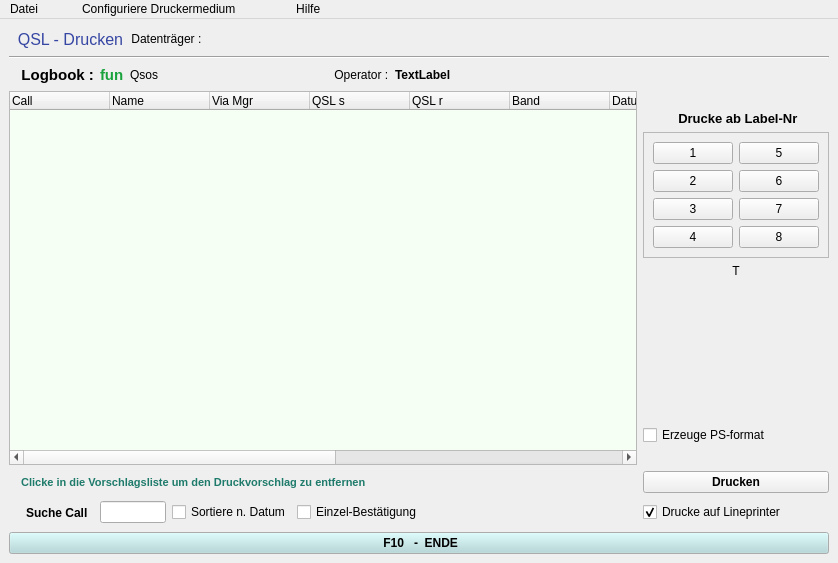
<ui version="4.0" >
 <class>qslPr</class>
 <widget class="QMainWindow" name="qslPr" >
  <property name="geometry" >
   <rect>
    <x>0</x>
    <y>0</y>
    <width>838</width>
    <height>563</height>
   </rect>
  </property>
  <property name="font" >
   <font>
    <pointsize>9</pointsize>
   </font>
  </property>
  <property name="windowTitle" >
   <string>QSL - Druck</string>
  </property>
  <widget class="QWidget" name="centralwidget" >
   <layout class="QGridLayout" name="gridLayout" >
    <item row="0" column="0" colspan="2" >
     <widget class="QLabel" name="label" >
      <property name="palette" >
       <palette>
        <active>
         <colorrole role="WindowText" >
          <brush brushstyle="SolidPattern" >
           <color alpha="255" >
            <red>54</red>
            <green>70</green>
            <blue>163</blue>
           </color>
          </brush>
         </colorrole>
        </active>
        <inactive>
         <colorrole role="WindowText" >
          <brush brushstyle="SolidPattern" >
           <color alpha="255" >
            <red>54</red>
            <green>70</green>
            <blue>163</blue>
           </color>
          </brush>
         </colorrole>
        </inactive>
        <disabled>
         <colorrole role="WindowText" >
          <brush brushstyle="SolidPattern" >
           <color alpha="255" >
            <red>119</red>
            <green>119</green>
            <blue>119</blue>
           </color>
          </brush>
         </colorrole>
        </disabled>
       </palette>
      </property>
      <property name="font" >
       <font>
        <pointsize>12</pointsize>
       </font>
      </property>
      <property name="text" >
       <string>  QSL - Drucken</string>
      </property>
     </widget>
    </item>
    <item row="0" column="2" colspan="2" >
     <widget class="QLabel" name="label_2" >
      <property name="text" >
       <string>Datenträger :  </string>
      </property>
      <property name="alignment" >
       <set>Qt::AlignRight|Qt::AlignTrailing|Qt::AlignVCenter</set>
      </property>
     </widget>
    </item>
    <item row="0" column="4" >
     <widget class="QLabel" name="MediumType" >
      <property name="palette" >
       <palette>
        <active>
         <colorrole role="WindowText" >
          <brush brushstyle="SolidPattern" >
           <color alpha="255" >
            <red>54</red>
            <green>70</green>
            <blue>163</blue>
           </color>
          </brush>
         </colorrole>
        </active>
        <inactive>
         <colorrole role="WindowText" >
          <brush brushstyle="SolidPattern" >
           <color alpha="255" >
            <red>54</red>
            <green>70</green>
            <blue>163</blue>
           </color>
          </brush>
         </colorrole>
        </inactive>
        <disabled>
         <colorrole role="WindowText" >
          <brush brushstyle="SolidPattern" >
           <color alpha="255" >
            <red>119</red>
            <green>119</green>
            <blue>119</blue>
           </color>
          </brush>
         </colorrole>
        </disabled>
       </palette>
      </property>
      <property name="font" >
       <font>
        <weight>75</weight>
        <bold>true</bold>
       </font>
      </property>
      <property name="text" >
       <string/>
      </property>
     </widget>
    </item>
    <item row="0" column="5" colspan="5" >
     <spacer>
      <property name="orientation" >
       <enum>Qt::Horizontal</enum>
      </property>
      <property name="sizeHint" stdset="0" >
       <size>
        <width>247</width>
        <height>22</height>
       </size>
      </property>
     </spacer>
    </item>
    <item row="1" column="0" colspan="11" >
     <widget class="Line" name="line" >
      <property name="orientation" >
       <enum>Qt::Horizontal</enum>
      </property>
     </widget>
    </item>
    <item rowspan="2" row="2" column="0" >
     <widget class="QLabel" name="label_4" >
      <property name="font" >
       <font>
        <pointsize>11</pointsize>
        <weight>75</weight>
        <bold>true</bold>
       </font>
      </property>
      <property name="text" >
       <string>   Logbook :</string>
      </property>
     </widget>
    </item>
    <item rowspan="2" row="2" column="1" >
     <widget class="QLabel" name="labelLogbook" >
      <property name="palette" >
       <palette>
        <active>
         <colorrole role="WindowText" >
          <brush brushstyle="SolidPattern" >
           <color alpha="255" >
            <red>26</red>
            <green>163</green>
            <blue>61</blue>
           </color>
          </brush>
         </colorrole>
        </active>
        <inactive>
         <colorrole role="WindowText" >
          <brush brushstyle="SolidPattern" >
           <color alpha="255" >
            <red>26</red>
            <green>163</green>
            <blue>61</blue>
           </color>
          </brush>
         </colorrole>
        </inactive>
        <disabled>
         <colorrole role="WindowText" >
          <brush brushstyle="SolidPattern" >
           <color alpha="255" >
            <red>119</red>
            <green>119</green>
            <blue>119</blue>
           </color>
          </brush>
         </colorrole>
        </disabled>
       </palette>
      </property>
      <property name="font" >
       <font>
        <pointsize>11</pointsize>
        <weight>75</weight>
        <bold>true</bold>
       </font>
      </property>
      <property name="text" >
       <string>fun</string>
      </property>
     </widget>
    </item>
    <item rowspan="2" row="2" column="2" colspan="5" >
     <widget class="QLabel" name="labelQsos" >
      <property name="text" >
       <string>Qsos</string>
      </property>
     </widget>
    </item>
    <item rowspan="2" row="2" column="7" >
     <widget class="QLabel" name="label_6" >
      <property name="text" >
       <string> Operator :</string>
      </property>
     </widget>
    </item>
    <item rowspan="2" row="2" column="8" colspan="2" >
     <widget class="QLabel" name="labelOperator" >
      <property name="font" >
       <font>
        <weight>75</weight>
        <bold>true</bold>
       </font>
      </property>
      <property name="text" >
       <string>TextLabel</string>
      </property>
     </widget>
    </item>
    <item row="3" column="10" >
     <spacer>
      <property name="orientation" >
       <enum>Qt::Horizontal</enum>
      </property>
      <property name="sizeHint" stdset="0" >
       <size>
        <width>151</width>
        <height>20</height>
       </size>
      </property>
     </spacer>
    </item>
    <item rowspan="7" row="4" column="0" colspan="10" >
     <widget class="QTreeWidget" name="prList" >
      <property name="palette" >
       <palette>
        <active>
         <colorrole role="Base" >
          <brush brushstyle="SolidPattern" >
           <color alpha="255" >
            <red>245</red>
            <green>255</green>
            <blue>243</blue>
           </color>
          </brush>
         </colorrole>
        </active>
        <inactive>
         <colorrole role="Base" >
          <brush brushstyle="SolidPattern" >
           <color alpha="255" >
            <red>245</red>
            <green>255</green>
            <blue>243</blue>
           </color>
          </brush>
         </colorrole>
        </inactive>
        <disabled>
         <colorrole role="Base" >
          <brush brushstyle="SolidPattern" >
           <color alpha="255" >
            <red>255</red>
            <green>255</green>
            <blue>255</blue>
           </color>
          </brush>
         </colorrole>
        </disabled>
       </palette>
      </property>
      <property name="focusPolicy" >
       <enum>Qt::NoFocus</enum>
      </property>
      <property name="rootIsDecorated" >
       <bool>false</bool>
      </property>
      <column>
       <property name="text" >
        <string>Call</string>
       </property>
      </column>
      <column>
       <property name="text" >
        <string>Name</string>
       </property>
      </column>
      <column>
       <property name="text" >
        <string>Via Mgr</string>
       </property>
      </column>
      <column>
       <property name="text" >
        <string>QSL s</string>
       </property>
      </column>
      <column>
       <property name="text" >
        <string>QSL r</string>
       </property>
      </column>
      <column>
       <property name="text" >
        <string>Band</string>
       </property>
      </column>
      <column>
       <property name="text" >
        <string>Datum</string>
       </property>
      </column>
      <column>
       <property name="text" >
        <string>Start</string>
       </property>
      </column>
      <column>
       <property name="text" >
        <string>Mode</string>
       </property>
      </column>
      <column>
       <property name="text" >
        <string>TxPwr</string>
       </property>
      </column>
      <column>
       <property name="text" >
        <string>Rig</string>
       </property>
      </column>
      <column>
       <property name="text" >
        <string>id</string>
       </property>
      </column>
     </widget>
    </item>
    <item row="4" column="10" >
     <widget class="QLabel" name="label_3" >
      <property name="text" >
       <string/>
      </property>
     </widget>
    </item>
    <item row="5" column="10" >
     <widget class="QLabel" name="label_10" >
      <property name="font" >
       <font>
        <pointsize>10</pointsize>
        <weight>75</weight>
        <bold>true</bold>
       </font>
      </property>
      <property name="text" >
       <string> Drucke ab Label-Nr</string>
      </property>
      <property name="alignment" >
       <set>Qt::AlignCenter</set>
      </property>
     </widget>
    </item>
    <item row="6" column="10" >
     <widget class="QFrame" name="frame" >
      <property name="frameShape" >
       <enum>QFrame::StyledPanel</enum>
      </property>
      <property name="frameShadow" >
       <enum>QFrame::Raised</enum>
      </property>
      <layout class="QGridLayout" >
       <item row="0" column="0" >
        <widget class="QPushButton" name="Lab_1" >
         <property name="focusPolicy" >
          <enum>Qt::NoFocus</enum>
         </property>
         <property name="text" >
          <string>1</string>
         </property>
        </widget>
       </item>
       <item row="0" column="1" >
        <widget class="QPushButton" name="Lab_5" >
         <property name="focusPolicy" >
          <enum>Qt::NoFocus</enum>
         </property>
         <property name="text" >
          <string>5</string>
         </property>
        </widget>
       </item>
       <item row="1" column="0" >
        <widget class="QPushButton" name="Lab_2" >
         <property name="focusPolicy" >
          <enum>Qt::NoFocus</enum>
         </property>
         <property name="text" >
          <string>2</string>
         </property>
        </widget>
       </item>
       <item row="1" column="1" >
        <widget class="QPushButton" name="Lab_6" >
         <property name="focusPolicy" >
          <enum>Qt::NoFocus</enum>
         </property>
         <property name="text" >
          <string>6</string>
         </property>
        </widget>
       </item>
       <item row="2" column="0" >
        <widget class="QPushButton" name="Lab_3" >
         <property name="focusPolicy" >
          <enum>Qt::NoFocus</enum>
         </property>
         <property name="text" >
          <string>3</string>
         </property>
        </widget>
       </item>
       <item row="2" column="1" >
        <widget class="QPushButton" name="Lab_7" >
         <property name="focusPolicy" >
          <enum>Qt::NoFocus</enum>
         </property>
         <property name="text" >
          <string>7</string>
         </property>
        </widget>
       </item>
       <item row="3" column="0" >
        <widget class="QPushButton" name="Lab_4" >
         <property name="focusPolicy" >
          <enum>Qt::NoFocus</enum>
         </property>
         <property name="text" >
          <string>4</string>
         </property>
        </widget>
       </item>
       <item row="3" column="1" >
        <widget class="QPushButton" name="Lab_8" >
         <property name="focusPolicy" >
          <enum>Qt::NoFocus</enum>
         </property>
         <property name="text" >
          <string>8</string>
         </property>
        </widget>
       </item>
      </layout>
     </widget>
    </item>
    <item row="7" column="10" >
     <widget class="QLabel" name="Labtype" >
      <property name="text" >
       <string>T</string>
      </property>
      <property name="alignment" >
       <set>Qt::AlignCenter</set>
      </property>
     </widget>
    </item>
    <item row="8" column="10" >
     <spacer>
      <property name="orientation" >
       <enum>Qt::Vertical</enum>
      </property>
      <property name="sizeHint" stdset="0" >
       <size>
        <width>88</width>
        <height>69</height>
       </size>
      </property>
     </spacer>
    </item>
    <item row="9" column="10" >
     <widget class="QCheckBox" name="checkBoxForm" >
      <property name="text" >
       <string>Erzeuge PS-format</string>
      </property>
     </widget>
    </item>
    <item row="10" column="10" >
     <widget class="QLabel" name="labelPrinter" >
      <property name="text" >
       <string/>
      </property>
     </widget>
    </item>
    <item row="11" column="0" colspan="10" >
     <widget class="QLabel" name="label_5" >
      <property name="palette" >
       <palette>
        <active>
         <colorrole role="WindowText" >
          <brush brushstyle="SolidPattern" >
           <color alpha="255" >
            <red>30</red>
            <green>123</green>
            <blue>107</blue>
           </color>
          </brush>
         </colorrole>
        </active>
        <inactive>
         <colorrole role="WindowText" >
          <brush brushstyle="SolidPattern" >
           <color alpha="255" >
            <red>30</red>
            <green>123</green>
            <blue>107</blue>
           </color>
          </brush>
         </colorrole>
        </inactive>
        <disabled>
         <colorrole role="WindowText" >
          <brush brushstyle="SolidPattern" >
           <color alpha="255" >
            <red>119</red>
            <green>119</green>
            <blue>119</blue>
           </color>
          </brush>
         </colorrole>
        </disabled>
       </palette>
      </property>
      <property name="font" >
       <font>
        <pointsize>8</pointsize>
        <weight>75</weight>
        <bold>true</bold>
       </font>
      </property>
      <property name="text" >
       <string>    Clicke in die Vorschlagsliste um den Druckvorschlag zu entfernen</string>
      </property>
     </widget>
    </item>
    <item row="11" column="10" >
     <widget class="QPushButton" name="ButtonPrinter" >
      <property name="font" >
       <font>
        <weight>75</weight>
        <bold>true</bold>
       </font>
      </property>
      <property name="focusPolicy" >
       <enum>Qt::NoFocus</enum>
      </property>
      <property name="text" >
       <string>Drucken</string>
      </property>
     </widget>
    </item>
    <item row="12" column="0" >
     <widget class="QLabel" name="label_9" >
      <property name="font" >
       <font>
        <weight>75</weight>
        <bold>true</bold>
       </font>
      </property>
      <property name="text" >
       <string>  Suche Call  </string>
      </property>
      <property name="alignment" >
       <set>Qt::AlignRight|Qt::AlignTrailing|Qt::AlignVCenter</set>
      </property>
     </widget>
    </item>
    <item row="12" column="1" colspan="2" >
     <widget class="QLineEdit" name="CallEdit" />
    </item>
    <item row="12" column="3" colspan="3" >
     <widget class="QCheckBox" name="checkBoxOrder" >
      <property name="focusPolicy" >
       <enum>Qt::NoFocus</enum>
      </property>
      <property name="text" >
       <string>Sortiere n. Datum</string>
      </property>
     </widget>
    </item>
    <item row="12" column="6" colspan="3" >
     <widget class="QCheckBox" name="checkBoxSqsl" >
      <property name="focusPolicy" >
       <enum>Qt::NoFocus</enum>
      </property>
      <property name="text" >
       <string>Einzel-Bestätigung</string>
      </property>
     </widget>
    </item>
    <item row="12" column="9" >
     <spacer>
      <property name="orientation" >
       <enum>Qt::Horizontal</enum>
      </property>
      <property name="sizeHint" stdset="0" >
       <size>
        <width>285</width>
        <height>27</height>
       </size>
      </property>
     </spacer>
    </item>
    <item row="12" column="10" >
     <widget class="QCheckBox" name="checkBoxLpr" >
      <property name="focusPolicy" >
       <enum>Qt::NoFocus</enum>
      </property>
      <property name="text" >
       <string>Drucke auf Lineprinter</string>
      </property>
      <property name="checked" >
       <bool>true</bool>
      </property>
     </widget>
    </item>
    <item row="13" column="0" colspan="11" >
     <widget class="QPushButton" name="ButtonEnde" >
      <property name="palette" >
       <palette>
        <active>
         <colorrole role="Button" >
          <brush brushstyle="SolidPattern" >
           <color alpha="255" >
            <red>175</red>
            <green>215</green>
            <blue>217</blue>
           </color>
          </brush>
         </colorrole>
        </active>
        <inactive>
         <colorrole role="Button" >
          <brush brushstyle="SolidPattern" >
           <color alpha="255" >
            <red>175</red>
            <green>215</green>
            <blue>217</blue>
           </color>
          </brush>
         </colorrole>
        </inactive>
        <disabled>
         <colorrole role="Button" >
          <brush brushstyle="SolidPattern" >
           <color alpha="255" >
            <red>175</red>
            <green>215</green>
            <blue>217</blue>
           </color>
          </brush>
         </colorrole>
        </disabled>
       </palette>
      </property>
      <property name="font" >
       <font>
        <weight>75</weight>
        <bold>true</bold>
       </font>
      </property>
      <property name="focusPolicy" >
       <enum>Qt::NoFocus</enum>
      </property>
      <property name="text" >
       <string> F10   -  ENDE</string>
      </property>
     </widget>
    </item>
   </layout>
  </widget>
  <widget class="QMenuBar" name="menubar" >
   <property name="geometry" >
    <rect>
     <x>0</x>
     <y>0</y>
     <width>838</width>
     <height>31</height>
    </rect>
   </property>
   <widget class="QMenu" name="menuDatei" >
    <property name="title" >
     <string>Datei         </string>
    </property>
    <addaction name="actionENDE" />
   </widget>
   <widget class="QMenu" name="menuConfiguriere_Druckermedium" >
    <property name="title" >
     <string>Configuriere Druckermedium              </string>
    </property>
    <addaction name="actionPrMedium" />
    <addaction name="separator" />
    <addaction name="actionLabel" />
    <addaction name="actionLabelSammel" />
    <addaction name="separator" />
    <addaction name="actionKarte" />
    <addaction name="actionKarteSammel" />
    <addaction name="separator" />
    <addaction name="actionKarteSwl" />
    <addaction name="actionLabelSwl" />
   </widget>
   <widget class="QMenu" name="menuInfo" >
    <property name="title" >
     <string>Hilfe              </string>
    </property>
    <addaction name="actionHilfe" />
   </widget>
   <addaction name="menuDatei" />
   <addaction name="menuConfiguriere_Druckermedium" />
   <addaction name="menuInfo" />
  </widget>
  <action name="actionENDE" >
   <property name="icon" >
    <iconset resource="../qtlogRessourcen.qrc" >
     <normaloff>:/new/prefix1/icon/cancel.png</normaloff>:/new/prefix1/icon/cancel.png</iconset>
   </property>
   <property name="text" >
    <string>ENDE        </string>
   </property>
  </action>
  <action name="actionPrMedium" >
   <property name="text" >
    <string>Auswahl: Label / Karten</string>
   </property>
  </action>
  <action name="actionLabel" >
   <property name="text" >
    <string>Label</string>
   </property>
  </action>
  <action name="actionLabelSwl" >
   <property name="text" >
    <string>Label-SWL</string>
   </property>
  </action>
  <action name="actionKarte" >
   <property name="text" >
    <string>Karte</string>
   </property>
  </action>
  <action name="actionKarteSwl" >
   <property name="text" >
    <string>Karte-SWL</string>
   </property>
  </action>
  <action name="actionLabelSammel" >
   <property name="text" >
    <string>Label-SammelQsl</string>
   </property>
  </action>
  <action name="actionKarteSammel" >
   <property name="text" >
    <string>Karte-SammelQsl</string>
   </property>
  </action>
  <action name="actionHilfe" >
   <property name="text" >
    <string>Qsl Drucken</string>
   </property>
  </action>
 </widget>
 <resources>
  <include location="../qtlogRessourcen.qrc" />
 </resources>
 <connections/>
</ui>
